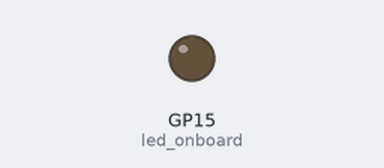
A program run on a simulated Raspberry Pi Pico running MicroPython. On the bench: output pins drawn as LEDs (lit = HIGH).

Above: at 1.8 s.
At 4.7 s:
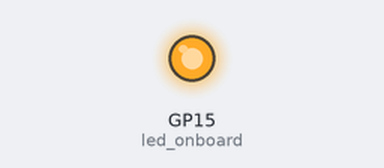
Timing chart, 0 to 13.0 s (numbered marks = the images above):
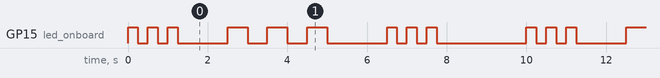

The program:

Blink.py
```python
import machine
import utime
led_onboard = machine.Pin(15, machine.Pin.OUT)

def dah():
    light(.25)

def dash():
    light(.5)

def light(delay):
    led_onboard.value(1)
    utime.sleep(delay)
    led_onboard.value(0)
    utime.sleep(delay)

while True:
    dah()
    dah()
    dah()
    utime.sleep(1)
    dash()
    dash()
    dash()
    utime.sleep(1)
    dah()
    dah()
    dah()
    utime.sleep(2)
```

Measured:
- by itself, GP15 (led_onboard): repeats every 10.0 s: 2 × (LOW 0.25 s, HIGH 0.25 s), LOW 1.3 s, 2 × (HIGH 0.50 s, LOW 0.50 s), HIGH 0.50 s, LOW 1.5 s, 2 × (HIGH 0.25 s, LOW 0.25 s), HIGH 0.25 s, LOW 2.3 s, HIGH 0.25 s
- by itself, everything shown: repeats every 10.0 s, in 18 steps
